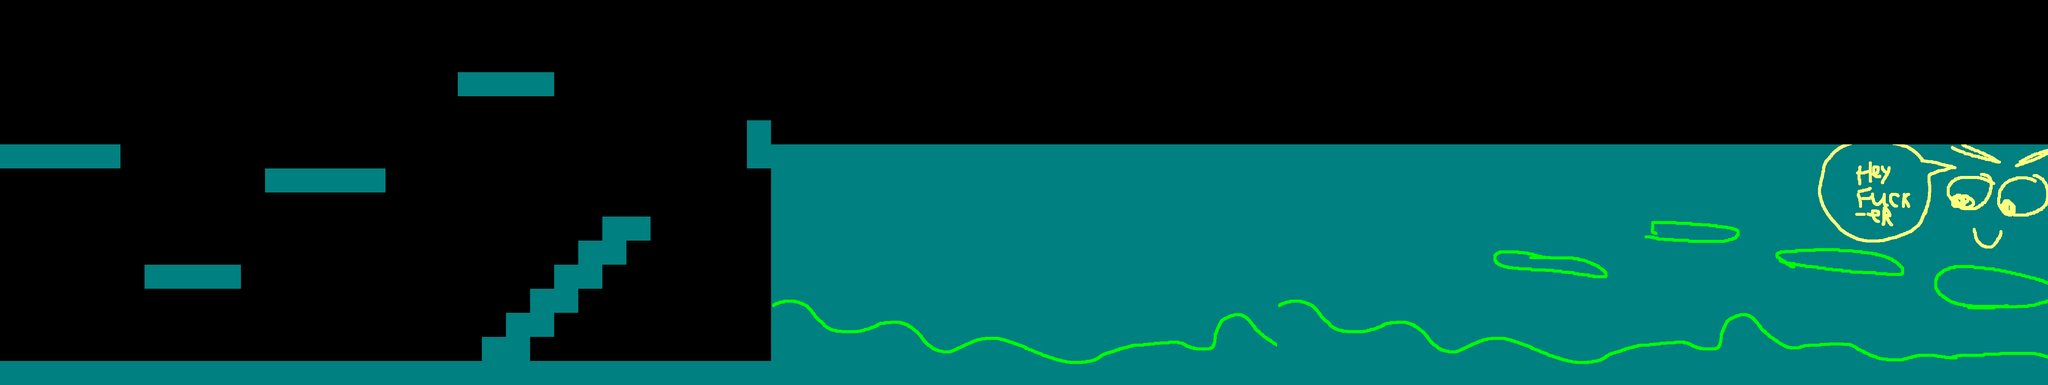

This game map was drawn from its Tiled (.tmx) file and the tilesets committed beside it. A one-line description and the full map source follow:
An orthogonal 85x16 tile map with 64x64 px tiles, 1 tile layer (Tile Layer 1) and 18 objects.

<map version="1.2" tiledversion="1.3.3" orientation="orthogonal" renderorder="right-down" width="85" height="16" tilewidth="64" tileheight="64" infinite="0" nextlayerid="4" nextobjectid="27">
 <tileset firstgid="1" source="testtileset.tsx" />
 <layer id="1" name="Tile Layer 1" width="85" height="16">
  <data encoding="csv">
0,0,0,0,0,0,0,0,0,0,0,0,0,0,0,0,0,0,0,0,0,0,0,0,0,0,0,0,0,0,0,0,0,0,0,0,0,0,0,0,0,0,0,0,0,0,0,0,0,0,0,0,0,0,0,0,0,0,0,0,0,0,0,0,0,0,0,0,0,0,0,0,0,0,0,0,0,0,0,0,0,0,0,0,0,
0,0,0,0,0,0,0,0,0,0,0,0,0,0,0,0,0,0,0,0,0,0,0,0,0,0,0,0,0,0,0,0,0,0,0,0,0,0,0,0,0,0,0,0,0,0,0,0,0,0,0,0,0,0,0,0,0,0,0,0,0,0,0,0,0,0,0,0,0,0,0,0,0,0,0,0,0,0,0,0,0,0,0,0,0,
0,0,0,0,0,0,0,0,0,0,0,0,0,0,0,0,0,0,0,0,0,0,0,0,0,0,0,0,0,0,0,0,0,0,0,0,0,0,0,0,0,0,0,0,0,0,0,0,0,0,0,0,0,0,0,0,0,0,0,0,0,0,0,0,0,0,0,0,0,0,0,0,0,0,0,0,0,0,0,0,0,0,0,0,0,
0,0,0,0,0,0,0,0,0,0,0,0,0,0,0,0,0,0,0,66,66,66,66,0,0,0,0,0,0,0,0,0,0,0,0,0,0,0,0,0,0,0,0,0,0,0,0,0,0,0,0,0,0,0,0,0,0,0,0,0,0,0,0,0,0,0,0,0,0,0,0,0,0,0,0,0,0,0,0,0,0,0,0,0,0,
0,0,0,0,0,0,0,0,0,0,0,0,0,0,0,0,0,0,0,0,0,0,0,0,0,0,0,0,0,0,0,0,0,0,0,0,0,0,0,0,0,0,0,0,0,0,0,0,0,0,0,0,0,0,0,0,0,0,0,0,0,0,0,0,0,0,0,0,0,0,0,0,0,0,0,0,0,0,0,0,0,0,0,0,0,
0,0,0,0,0,0,0,0,0,0,0,0,0,0,0,0,0,0,0,0,0,0,0,0,0,0,0,0,0,0,0,66,0,0,0,0,0,0,0,0,0,0,0,0,0,0,0,0,0,0,0,0,0,0,0,0,0,0,0,0,0,0,0,0,0,0,0,0,0,0,0,0,0,0,0,0,0,0,0,0,0,0,0,0,0,
66,66,66,66,66,0,0,0,0,0,0,0,0,0,0,0,0,0,0,0,0,0,0,0,0,0,0,0,0,0,0,66,1,2,3,4,5,6,7,8,9,10,11,12,13,14,15,16,17,18,19,20,21,1,2,3,4,5,6,7,8,9,10,11,12,13,14,15,16,17,18,19,20,21,22,23,24,25,26,27,28,29,30,31,32,
0,0,0,0,0,0,0,0,0,0,0,66,66,66,66,66,0,0,0,0,0,0,0,0,0,0,0,0,0,0,0,0,33,34,35,36,37,38,39,40,41,42,43,44,45,46,47,48,49,50,51,52,53,33,34,35,36,37,38,39,40,41,42,43,44,45,46,47,48,49,50,51,52,53,54,55,56,57,58,59,60,61,62,63,64,
0,0,0,0,0,0,0,0,0,0,0,0,0,0,0,0,0,0,0,0,0,0,0,0,0,0,0,0,0,0,0,0,65,66,67,68,69,70,71,72,73,74,75,76,77,78,69,80,81,82,83,84,85,65,66,67,68,69,70,71,72,73,74,75,76,77,78,79,80,81,82,83,84,85,86,87,88,89,90,91,92,93,94,95,96,
0,0,0,0,0,0,0,0,0,0,0,0,0,0,0,0,0,0,0,0,0,0,0,0,0,66,66,0,0,0,0,0,97,98,99,100,101,102,103,104,105,106,107,108,109,110,69,69,69,69,69,69,117,97,98,99,100,101,102,103,104,105,106,107,108,109,110,111,112,113,114,115,116,117,118,119,120,121,122,123,124,125,126,127,128,
0,0,0,0,0,0,0,0,0,0,0,0,0,0,0,0,0,0,0,0,0,0,0,0,66,66,0,0,0,0,0,0,129,130,131,132,133,134,135,136,69,69,69,69,69,69,143,69,69,69,69,69,69,69,130,131,132,133,134,135,136,137,138,139,140,141,142,143,144,145,146,147,148,149,150,151,152,153,154,155,156,157,158,159,160,
0,0,0,0,0,0,66,66,66,66,0,0,0,0,0,0,0,0,0,0,0,0,0,66,66,0,0,0,0,0,0,0,161,162,163,164,165,166,167,168,169,69,69,69,69,69,175,176,177,178,179,180,181,161,162,163,164,165,166,167,168,169,170,171,172,173,174,175,176,177,178,179,180,181,182,183,184,185,186,187,188,189,190,191,192,
0,0,0,0,0,0,0,0,0,0,0,0,0,0,0,0,0,0,0,0,0,0,66,66,0,0,0,0,0,0,0,0,193,194,195,196,197,198,199,200,201,202,203,204,205,206,207,208,209,210,211,212,213,193,194,195,196,197,198,199,200,201,202,203,204,205,206,207,208,209,210,211,212,213,214,215,216,217,218,219,220,221,222,223,224,
0,0,0,0,0,0,0,0,0,0,0,0,0,0,0,0,0,0,0,0,0,66,66,0,0,0,0,0,0,0,0,0,225,226,227,228,229,230,231,232,233,234,235,236,237,238,239,240,241,242,243,244,245,225,226,227,228,229,230,231,232,233,234,235,236,237,238,239,240,241,242,243,244,245,246,247,248,249,250,251,252,253,254,255,256,
0,0,0,0,0,0,0,0,0,0,0,0,0,0,0,0,0,0,0,0,100,100,0,0,0,0,0,0,0,0,0,0,257,258,259,260,261,262,263,264,265,266,267,268,269,270,271,272,273,274,275,276,277,257,258,259,260,261,262,263,264,265,266,267,268,269,270,271,272,273,274,275,276,277,278,279,280,281,282,283,284,285,286,287,288,
5,5,5,5,5,5,5,5,5,5,5,5,5,5,5,5,5,5,5,5,5,5,5,5,5,5,5,5,5,5,101,5,5,290,291,292,293,294,295,296,297,298,299,300,301,302,303,304,305,306,307,308,309,289,290,291,292,293,294,295,296,297,298,299,300,301,302,303,304,305,306,307,308,309,310,311,312,313,314,315,316,317,318,319,320
</data>
 </layer>
 <objectgroup id="2" name="rectangles">
  <object id="3" x="0" y="384" width="320" height="64" />
  <object id="4" x="384" y="704" width="256" height="64" />
  <object id="5" x="704" y="448" width="320" height="64" />
  <object id="6" x="1216" y="192" width="256" height="64" />
  <object id="10" x="1408" y="768" width="128" height="64" />
  <object id="11" x="0" y="960" width="2048" height="256" />
  <object id="12" x="1984" y="320" width="64" height="128" />
  <object id="13" x="1344" y="832" width="128" height="64" />
  <object id="20" x="1472" y="704" width="128" height="64" />
  <object id="21" x="1536" y="640" width="128" height="64" />
  <object id="22" x="1600" y="576" width="128" height="64" />
  <object id="23" x="1280" y="896" width="128" height="64" />
 </objectgroup>
 <objectgroup id="3" name="polygons">
  <object id="14" x="3388" y="1028">
   <polygon points="0,0 0,-192 1.33333,-209.333 66.6667,-218.667 117.333,-181.333 165.333,-142.667 258.667,-144 330.667,-162.667 397.333,-124 442.667,-84 489.333,-82.6667 576,-116 614.667,-116 785.333,-54.6667 864,-58.6667 949.333,-96 1077.33,-109.333 1128,-89.3333 1177.33,-93.3333 1197.33,-169.333 1241.33,-182.667 1277.33,-160 1316,-121.333 1370.67,-94.6667 1414.67,-100 1518.67,-102.667 1609.33,-61.3333 1666.67,-61.3333 1718.67,-76 1804,-65.3333 1824,-77.3333 2014.67,-78.6667 2049.33,-69.3333 2048,0" />
  </object>
  <object id="15" x="3978.67" y="673.333">
   <polygon points="0,0 244,28 284,54.6667 281.333,69.3333 4,36 -16,13.3333" />
  </object>
  <object id="16" x="4388" y="594.667">
   <polygon points="0,0 214.667,18.6667 222.667,30.6667 197.333,50.6667 -4,40" />
  </object>
  <object id="17" x="4737.33" y="694.667">
   <polygon points="0,0 136,24 308,36 313.333,24 276,-4 130.667,-26.6667 -13.3333,-16" />
  </object>
  <object id="18" x="5190.67" y="717.333">
   <polygon points="0,0 56,2.66667 137.333,10.6667 248,42.6667 246.667,82.6667 182.667,102.667 16,101.333 -54.6667,65.3333 -54.6667,24" />
  </object>
  <object id="25" x="2048" y="1024">
   <polygon points="0,0 0,-208 69.3333,-220 101.333,-193.333 152,-141.333 253.333,-137.333 296,-157.333 354.667,-157.333 393.333,-126.667 422.667,-90.6667 473.333,-78.6667 554.667,-114.667 605.333,-117.333 666.667,-97.3333 768,-60 804,-54.6667 856,-58.6667 882.667,-76 962.667,-101.333 1082.67,-108 1113.33,-94.6667 1168,-93.3333 1185.33,-106.667 1186.67,-141.333 1201.33,-170.667 1242.67,-184 1284,-148 1342.67,-97.3333 1344,0" />
  </object>
 </objectgroup>
</map>
